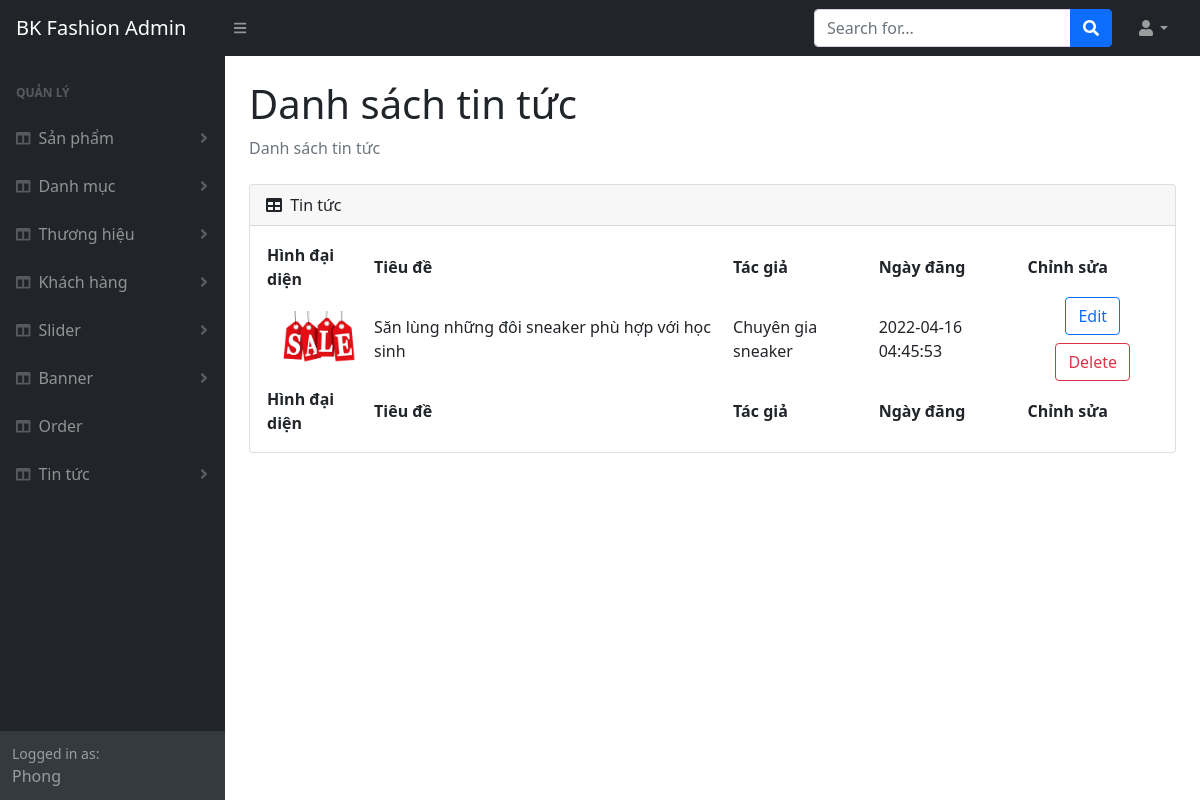
The app's page /admin/article-list.php (signed in), older data.
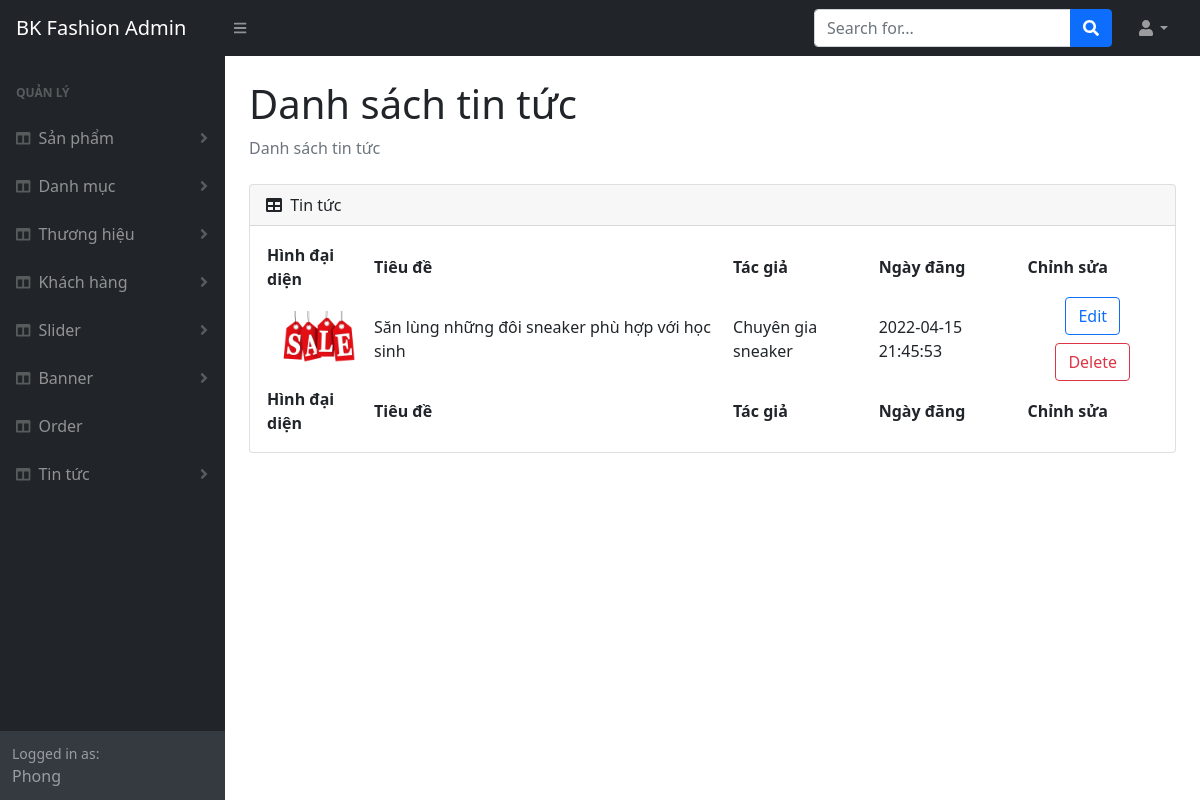
The same page, newer data.
### tables this page shows
CREATE TABLE `tbl_image_article` (
  `id` int(11) NOT NULL,
  `articleId` int(11) NOT NULL,
  `image` varchar(255) NOT NULL
);

CREATE TABLE `tbl_article` (
  `id` int(11) NOT NULL,
  `title` varchar(255) NOT NULL,
  `content` text NOT NULL,
  `datetime` timestamp NULL DEFAULT current_timestamp(),
  `writer` varchar(255) NOT NULL
);

### lib/database.php (called while the page is built, shortened)
<?php
Class Database{
   public $host   = DB_HOST;
   public $user   = DB_USER;
   public $pass   = DB_PASS;
   public $dbname = DB_NAME;
   public $link;
private function connectDB(){
   $this->link = new mysqli($this->host, $this->user, $this->pass,
    $this->dbname);
   mysqli_set_charset($this->link,"utf8");
 }
public function select($query){
  $result = $this->link->query($query) or
   die($this->link->error.__LINE__);
  if($result->num_rows > 0){
    return $result;
  } else {
    return false;
  }
 }
}

### classes/article.php (called while the page is built, shortened)
<?php
	$filepath = realpath(dirname(__FILE__));
	include_once ($filepath.'/../lib/database.php');
class Article
{
    private $db;
	public function __construct()
	{
		$this->db = new Database();
	}
    public function show_article()
    {
        $query = "SELECT `tbl_article`.* , `tbl_image_article`.`image`
                FROM `tbl_article` JOIN `tbl_image_article` ON `tbl_article`.`id` =`tbl_image_article`.`articleId`
                ORDER BY `tbl_article`.`id` DESC;";
        return $this->db->select($query);
    }
}

### admin/article-list.php (the view, shortened to what this page needs)
<?php include 'inc_admin/header.php' ?>
<?php include 'inc_admin/sidebar.php' ?>
<?php include '../classes/article.php';
    $article = new Article();
	$list_article = $article->show_article();
?>
<div id="layoutSidenav_content">
    <main>
        <div class="container-fluid px-4">
            <h1 class="mt-4">Danh sách tin tức</h1>
            <ol class="breadcrumb mb-4">
                <li class="breadcrumb-item active">Danh sách tin tức</li>
            </ol>
            <div class="card mb-4">
                <div class="card-header">
                    <i class="fas fa-table me-1"></i>
                    Tin tức
                </div>
                <div class="card-body">
                    <table id="datatablesSimple">
                        <thead>
                            <tr>
                                <th>Hình đại diện</th>
                                <th>Tiêu đề</th>
                                <th>Tác giả</th>
                                <th>Ngày đăng</th>
                                <th>Chỉnh sửa</th>
                            </tr>
                        </thead>
                        <tfoot>
                            <tr>
                                <th>Hình đại diện</th>
                                <th>Tiêu đề</th>
                                <th>Tác giả</th>
                                <th>Ngày đăng</th>
                                <th>Chỉnh sửa</th>
                            </tr>
                        </tfoot>
                        <tbody>
                            <?php
                                if ($list_article != false)
                                {
                                    while($row = $list_article->fetch_assoc())
                                    {
                                        echo '
                                        <tr>
                                            <td class="text-center"><img src="../img/article/'.$row["image"].'" alt="'.$row["image"].'" width = 80px"></td>
                                            <td>'.$row["title"].'</td>
                                            <td>'.$row["writer"].'</td>
                                            <td>'.$row["datetime"].'</td>
                                            <td class="text-center"><button class="btn btn-outline-primary my-1" onclick="location.assign(\'article-info.php?id='.$row["id"].'\');">Edit</Button>
                                                <button class="btn btn-outline-danger my-1" onclick="openDeleteConfirm(()=>{location.assign(\'?deleteId='.$row["id"].'\')});">Delete</button></td>
                                        </tr>';
                                    }
                                }
                            ?>
                        </tbody>
                    </table>
                </div>
            </div>
        </div>
    </main>
</div>
<?php include 'inc_admin/footer.php' ?>

Row changes from the older to the newer data that the page shows:
changed through a linked row, tbl_image_article "Săn lùng những đôi sneaker phù hợp với học sinh": articleId.datetime "2022-04-16 04:45:53" → "2022-04-15 21:45:53"
